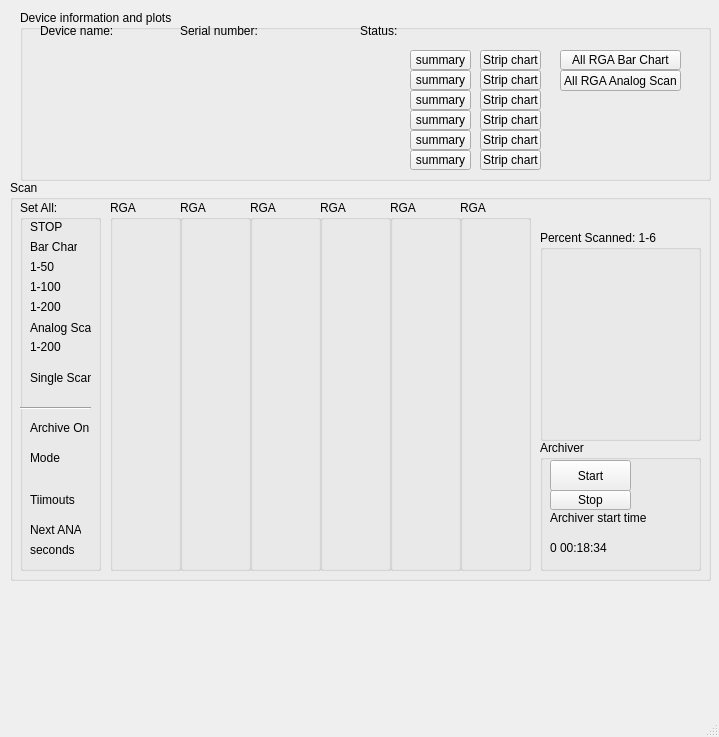
<?xml version="1.0" encoding="UTF-8"?>
<ui version="4.0">
 <class>mainWindow</class>
 <widget class="QMainWindow" name="mainWindow">
  <property name="geometry">
   <rect>
    <x>0</x>
    <y>0</y>
    <width>719</width>
    <height>737</height>
   </rect>
  </property>
  <property name="windowTitle">
   <string>MainWindow</string>
  </property>
  <widget class="QWidget" name="centralwidget">
   <widget class="QGroupBox" name="scan">
    <property name="geometry">
     <rect>
      <x>10</x>
      <y>180</y>
      <width>701</width>
      <height>401</height>
     </rect>
    </property>
    <property name="title">
     <string>Scan</string>
    </property>
    <widget class="QGroupBox" name="Mode">
     <property name="geometry">
      <rect>
       <x>10</x>
       <y>20</y>
       <width>81</width>
       <height>371</height>
      </rect>
     </property>
     <property name="title">
      <string>Set All:</string>
     </property>
     <widget class="QLabel" name="label_3">
      <property name="geometry">
       <rect>
        <x>10</x>
        <y>40</y>
        <width>47</width>
        <height>13</height>
       </rect>
      </property>
      <property name="text">
       <string>Bar Chart</string>
      </property>
     </widget>
     <widget class="QLabel" name="label_6">
      <property name="geometry">
       <rect>
        <x>10</x>
        <y>120</y>
        <width>61</width>
        <height>16</height>
       </rect>
      </property>
      <property name="text">
       <string>Analog Scan</string>
      </property>
     </widget>
     <widget class="QLabel" name="label_4">
      <property name="geometry">
       <rect>
        <x>10</x>
        <y>60</y>
        <width>47</width>
        <height>13</height>
       </rect>
      </property>
      <property name="text">
       <string>1-50</string>
      </property>
     </widget>
     <widget class="QLabel" name="label_5">
      <property name="geometry">
       <rect>
        <x>10</x>
        <y>80</y>
        <width>47</width>
        <height>13</height>
       </rect>
      </property>
      <property name="text">
       <string>1-100</string>
      </property>
     </widget>
     <widget class="QLabel" name="label_8">
      <property name="geometry">
       <rect>
        <x>10</x>
        <y>100</y>
        <width>47</width>
        <height>13</height>
       </rect>
      </property>
      <property name="text">
       <string>1-200</string>
      </property>
     </widget>
     <widget class="QLabel" name="label_10">
      <property name="geometry">
       <rect>
        <x>10</x>
        <y>140</y>
        <width>47</width>
        <height>13</height>
       </rect>
      </property>
      <property name="text">
       <string>1-200</string>
      </property>
     </widget>
     <widget class="QLabel" name="label_11">
      <property name="geometry">
       <rect>
        <x>10</x>
        <y>170</y>
        <width>61</width>
        <height>16</height>
       </rect>
      </property>
      <property name="text">
       <string>Single Scan</string>
      </property>
     </widget>
     <widget class="QLabel" name="label_12">
      <property name="geometry">
       <rect>
        <x>10</x>
        <y>20</y>
        <width>47</width>
        <height>13</height>
       </rect>
      </property>
      <property name="text">
       <string>STOP</string>
      </property>
     </widget>
     <widget class="Line" name="line">
      <property name="geometry">
       <rect>
        <x>0</x>
        <y>200</y>
        <width>71</width>
        <height>16</height>
       </rect>
      </property>
      <property name="orientation">
       <enum>Qt::Horizontal</enum>
      </property>
     </widget>
     <widget class="QLabel" name="archDt_2">
      <property name="geometry">
       <rect>
        <x>10</x>
        <y>220</y>
        <width>61</width>
        <height>16</height>
       </rect>
      </property>
      <property name="text">
       <string>Archive On</string>
      </property>
     </widget>
     <widget class="QLabel" name="label_18">
      <property name="geometry">
       <rect>
        <x>10</x>
        <y>250</y>
        <width>41</width>
        <height>16</height>
       </rect>
      </property>
      <property name="text">
       <string>Mode</string>
      </property>
     </widget>
     <widget class="QLabel" name="label_19">
      <property name="geometry">
       <rect>
        <x>10</x>
        <y>290</y>
        <width>51</width>
        <height>20</height>
       </rect>
      </property>
      <property name="text">
       <string>Tiimouts</string>
      </property>
     </widget>
     <widget class="QLabel" name="label_20">
      <property name="geometry">
       <rect>
        <x>10</x>
        <y>320</y>
        <width>51</width>
        <height>20</height>
       </rect>
      </property>
      <property name="text">
       <string>Next ANA</string>
      </property>
     </widget>
     <widget class="QLabel" name="label_21">
      <property name="geometry">
       <rect>
        <x>10</x>
        <y>340</y>
        <width>51</width>
        <height>20</height>
       </rect>
      </property>
      <property name="text">
       <string>seconds</string>
      </property>
     </widget>
    </widget>
    <widget class="RgaLed" name="box_1">
     <property name="geometry">
      <rect>
       <x>100</x>
       <y>20</y>
       <width>71</width>
       <height>371</height>
      </rect>
     </property>
     <property name="title">
      <string>RGA</string>
     </property>
    </widget>
    <widget class="QGroupBox" name="Archiver">
     <property name="geometry">
      <rect>
       <x>530</x>
       <y>260</y>
       <width>161</width>
       <height>131</height>
      </rect>
     </property>
     <property name="title">
      <string>Archiver</string>
     </property>
     <widget class="QEPushButton" name="archStop">
      <property name="geometry">
       <rect>
        <x>10</x>
        <y>50</y>
        <width>81</width>
        <height>20</height>
       </rect>
      </property>
      <property name="text">
       <string>Stop</string>
      </property>
      <property name="variable" stdset="0">
       <string>$(GRGA):ARCH</string>
      </property>
      <property name="variableSubstitutions" stdset="0">
       <string/>
      </property>
      <property name="altReadbackVariable" stdset="0">
       <string/>
      </property>
      <property name="clickText">
       <string>0</string>
      </property>
      <property name="clickCheckedText">
       <string/>
      </property>
     </widget>
     <widget class="QLabel" name="label_7">
      <property name="geometry">
       <rect>
        <x>10</x>
        <y>70</y>
        <width>101</width>
        <height>16</height>
       </rect>
      </property>
      <property name="text">
       <string>Archiver start time</string>
      </property>
     </widget>
     <widget class="QEPushButton" name="archStart">
      <property name="geometry">
       <rect>
        <x>10</x>
        <y>20</y>
        <width>81</width>
        <height>31</height>
       </rect>
      </property>
      <property name="text">
       <string>Start</string>
      </property>
      <property name="variable" stdset="0">
       <string>$(GRGA):ARCH</string>
      </property>
      <property name="variableSubstitutions" stdset="0">
       <string/>
      </property>
      <property name="altReadbackVariable" stdset="0">
       <string/>
      </property>
      <property name="clickText">
       <string>1</string>
      </property>
      <property name="clickCheckedText">
       <string/>
      </property>
     </widget>
     <widget class="QELabel" name="archDt">
      <property name="geometry">
       <rect>
        <x>10</x>
        <y>100</y>
        <width>131</width>
        <height>16</height>
       </rect>
      </property>
      <property name="variable" stdset="0">
       <string/>
      </property>
      <property name="format" stdset="0">
       <enum>QELabel::Time</enum>
      </property>
      <property name="text">
       <string>0 00:18:34</string>
      </property>
     </widget>
    </widget>
    <widget class="RgaLed" name="box_2">
     <property name="geometry">
      <rect>
       <x>170</x>
       <y>20</y>
       <width>71</width>
       <height>371</height>
      </rect>
     </property>
     <property name="title">
      <string>RGA</string>
     </property>
    </widget>
    <widget class="RgaLed" name="box_3">
     <property name="geometry">
      <rect>
       <x>240</x>
       <y>20</y>
       <width>71</width>
       <height>371</height>
      </rect>
     </property>
     <property name="title">
      <string>RGA</string>
     </property>
    </widget>
    <widget class="RgaLed" name="box_4">
     <property name="geometry">
      <rect>
       <x>310</x>
       <y>20</y>
       <width>71</width>
       <height>371</height>
      </rect>
     </property>
     <property name="title">
      <string>RGA</string>
     </property>
    </widget>
    <widget class="RgaLed" name="box_5">
     <property name="geometry">
      <rect>
       <x>380</x>
       <y>20</y>
       <width>71</width>
       <height>371</height>
      </rect>
     </property>
     <property name="title">
      <string>RGA</string>
     </property>
    </widget>
    <widget class="RgaLed" name="box_6">
     <property name="geometry">
      <rect>
       <x>450</x>
       <y>20</y>
       <width>71</width>
       <height>371</height>
      </rect>
     </property>
     <property name="title">
      <string>RGA</string>
     </property>
    </widget>
   </widget>
   <widget class="QGroupBox" name="percentBox">
    <property name="geometry">
     <rect>
      <x>540</x>
      <y>230</y>
      <width>161</width>
      <height>211</height>
     </rect>
    </property>
    <property name="title">
     <string>Percent Scanned: 1-6</string>
    </property>
    <widget class="QEAnalogProgressBar" name="per1">
     <property name="geometry">
      <rect>
       <x>20</x>
       <y>20</y>
       <width>16</width>
       <height>171</height>
      </rect>
     </property>
     <property name="orientation">
      <enum>QEAnalogIndicator::Bottom_To_Top</enum>
     </property>
     <property name="variable" stdset="0">
      <string>$(RGA1):PERSCANNED</string>
     </property>
    </widget>
    <widget class="QEAnalogProgressBar" name="per2">
     <property name="geometry">
      <rect>
       <x>40</x>
       <y>20</y>
       <width>16</width>
       <height>171</height>
      </rect>
     </property>
     <property name="orientation">
      <enum>QEAnalogIndicator::Bottom_To_Top</enum>
     </property>
     <property name="variable" stdset="0">
      <string>$(RGA2):PERSCANNED</string>
     </property>
    </widget>
    <widget class="QEAnalogProgressBar" name="per3">
     <property name="geometry">
      <rect>
       <x>60</x>
       <y>20</y>
       <width>16</width>
       <height>171</height>
      </rect>
     </property>
     <property name="orientation">
      <enum>QEAnalogIndicator::Bottom_To_Top</enum>
     </property>
     <property name="variable" stdset="0">
      <string>$(RGA3):PERSCANNED</string>
     </property>
    </widget>
    <widget class="QEAnalogProgressBar" name="per4">
     <property name="geometry">
      <rect>
       <x>80</x>
       <y>20</y>
       <width>16</width>
       <height>171</height>
      </rect>
     </property>
     <property name="orientation">
      <enum>QEAnalogIndicator::Bottom_To_Top</enum>
     </property>
     <property name="variable" stdset="0">
      <string>$(RGA4):PERSCANNED</string>
     </property>
    </widget>
    <widget class="QEAnalogProgressBar" name="per5">
     <property name="geometry">
      <rect>
       <x>100</x>
       <y>20</y>
       <width>16</width>
       <height>171</height>
      </rect>
     </property>
     <property name="orientation">
      <enum>QEAnalogIndicator::Bottom_To_Top</enum>
     </property>
     <property name="variable" stdset="0">
      <string>$(RGA5):PERSCANNED</string>
     </property>
    </widget>
    <widget class="QEAnalogProgressBar" name="per6">
     <property name="geometry">
      <rect>
       <x>120</x>
       <y>20</y>
       <width>16</width>
       <height>171</height>
      </rect>
     </property>
     <property name="orientation">
      <enum>QEAnalogIndicator::Bottom_To_Top</enum>
     </property>
     <property name="variable" stdset="0">
      <string>$(RGA6):PERSCANNED</string>
     </property>
    </widget>
    <zorder>per2</zorder>
    <zorder>per3</zorder>
    <zorder>per4</zorder>
    <zorder>per5</zorder>
    <zorder>per1</zorder>
    <zorder>per6</zorder>
   </widget>
   <widget class="QGroupBox" name="IdSerial">
    <property name="geometry">
     <rect>
      <x>20</x>
      <y>10</y>
      <width>691</width>
      <height>171</height>
     </rect>
    </property>
    <property name="title">
     <string>Device information and plots</string>
    </property>
    <widget class="QLabel" name="name1_4">
     <property name="geometry">
      <rect>
       <x>20</x>
       <y>10</y>
       <width>91</width>
       <height>21</height>
      </rect>
     </property>
     <property name="text">
      <string>Device name:</string>
     </property>
    </widget>
    <widget class="QLabel" name="name1_5">
     <property name="geometry">
      <rect>
       <x>160</x>
       <y>10</y>
       <width>91</width>
       <height>21</height>
      </rect>
     </property>
     <property name="text">
      <string>Serial number:</string>
     </property>
    </widget>
    <widget class="QELabel" name="id_1">
     <property name="geometry">
      <rect>
       <x>20</x>
       <y>40</y>
       <width>111</width>
       <height>16</height>
      </rect>
     </property>
     <property name="variable" stdset="0">
      <string>$(MYTEST)</string>
     </property>
    </widget>
    <widget class="QELabel" name="id_2">
     <property name="geometry">
      <rect>
       <x>20</x>
       <y>60</y>
       <width>111</width>
       <height>16</height>
      </rect>
     </property>
    </widget>
    <widget class="QELabel" name="id_3">
     <property name="geometry">
      <rect>
       <x>20</x>
       <y>80</y>
       <width>111</width>
       <height>16</height>
      </rect>
     </property>
    </widget>
    <widget class="QELabel" name="id_4">
     <property name="geometry">
      <rect>
       <x>20</x>
       <y>100</y>
       <width>111</width>
       <height>16</height>
      </rect>
     </property>
    </widget>
    <widget class="QELabel" name="id_5">
     <property name="geometry">
      <rect>
       <x>20</x>
       <y>120</y>
       <width>111</width>
       <height>16</height>
      </rect>
     </property>
    </widget>
    <widget class="QELabel" name="id_6">
     <property name="geometry">
      <rect>
       <x>20</x>
       <y>140</y>
       <width>111</width>
       <height>16</height>
      </rect>
     </property>
    </widget>
    <widget class="QELabel" name="sn_1">
     <property name="geometry">
      <rect>
       <x>160</x>
       <y>40</y>
       <width>101</width>
       <height>16</height>
      </rect>
     </property>
    </widget>
    <widget class="QELabel" name="sn_4">
     <property name="geometry">
      <rect>
       <x>160</x>
       <y>100</y>
       <width>101</width>
       <height>16</height>
      </rect>
     </property>
    </widget>
    <widget class="QELabel" name="sn_6">
     <property name="geometry">
      <rect>
       <x>160</x>
       <y>140</y>
       <width>101</width>
       <height>16</height>
      </rect>
     </property>
    </widget>
    <widget class="QELabel" name="sn_2">
     <property name="geometry">
      <rect>
       <x>160</x>
       <y>60</y>
       <width>101</width>
       <height>16</height>
      </rect>
     </property>
    </widget>
    <widget class="QELabel" name="sn_3">
     <property name="geometry">
      <rect>
       <x>160</x>
       <y>80</y>
       <width>101</width>
       <height>16</height>
      </rect>
     </property>
    </widget>
    <widget class="QEPushButton" name="summary5">
     <property name="geometry">
      <rect>
       <x>390</x>
       <y>120</y>
       <width>61</width>
       <height>20</height>
      </rect>
     </property>
     <property name="text">
      <string>summary</string>
     </property>
     <property name="checkable">
      <bool>false</bool>
     </property>
     <property name="variable" stdset="0">
      <string/>
     </property>
     <property name="variableSubstitutions" stdset="0">
      <string/>
     </property>
     <property name="altReadbackVariable" stdset="0">
      <string/>
     </property>
     <property name="pressText">
      <string>1</string>
     </property>
     <property name="guiFile" stdset="0">
      <string>mv2_main_bar.ui</string>
     </property>
    </widget>
    <widget class="QEPushButton" name="summary1">
     <property name="geometry">
      <rect>
       <x>390</x>
       <y>40</y>
       <width>61</width>
       <height>20</height>
      </rect>
     </property>
     <property name="text">
      <string>summary</string>
     </property>
     <property name="checkable">
      <bool>false</bool>
     </property>
     <property name="variable" stdset="0">
      <string/>
     </property>
     <property name="variableSubstitutions" stdset="0">
      <string/>
     </property>
     <property name="altReadbackVariable" stdset="0">
      <string/>
     </property>
     <property name="pressText">
      <string>1</string>
     </property>
     <property name="guiFile" stdset="0">
      <string>mv2_main_bar.ui</string>
     </property>
    </widget>
    <widget class="QEPushButton" name="summary3">
     <property name="geometry">
      <rect>
       <x>390</x>
       <y>80</y>
       <width>61</width>
       <height>20</height>
      </rect>
     </property>
     <property name="text">
      <string>summary</string>
     </property>
     <property name="checkable">
      <bool>false</bool>
     </property>
     <property name="variable" stdset="0">
      <string/>
     </property>
     <property name="variableSubstitutions" stdset="0">
      <string/>
     </property>
     <property name="altReadbackVariable" stdset="0">
      <string/>
     </property>
     <property name="pressText">
      <string>1</string>
     </property>
     <property name="guiFile" stdset="0">
      <string>mv2_main_bar.ui</string>
     </property>
    </widget>
    <widget class="QEPushButton" name="barstrip6">
     <property name="geometry">
      <rect>
       <x>460</x>
       <y>140</y>
       <width>61</width>
       <height>20</height>
      </rect>
     </property>
     <property name="text">
      <string>Strip chart</string>
     </property>
     <property name="checkable">
      <bool>false</bool>
     </property>
     <property name="variable" stdset="0">
      <string/>
     </property>
     <property name="variableSubstitutions" stdset="0">
      <string/>
     </property>
     <property name="altReadbackVariable" stdset="0">
      <string/>
     </property>
     <property name="pressText">
      <string>1</string>
     </property>
     <property name="guiFile" stdset="0">
      <string>mv2_main_bar.ui</string>
     </property>
    </widget>
    <widget class="QEPushButton" name="barstrip2">
     <property name="geometry">
      <rect>
       <x>460</x>
       <y>60</y>
       <width>61</width>
       <height>20</height>
      </rect>
     </property>
     <property name="text">
      <string>Strip chart</string>
     </property>
     <property name="checkable">
      <bool>false</bool>
     </property>
     <property name="variable" stdset="0">
      <string/>
     </property>
     <property name="variableSubstitutions" stdset="0">
      <string/>
     </property>
     <property name="altReadbackVariable" stdset="0">
      <string/>
     </property>
     <property name="pressText">
      <string>1</string>
     </property>
     <property name="guiFile" stdset="0">
      <string>mv2_main_bar.ui</string>
     </property>
    </widget>
    <widget class="QEPushButton" name="barstrip4">
     <property name="geometry">
      <rect>
       <x>460</x>
       <y>100</y>
       <width>61</width>
       <height>20</height>
      </rect>
     </property>
     <property name="text">
      <string>Strip chart</string>
     </property>
     <property name="checkable">
      <bool>false</bool>
     </property>
     <property name="variable" stdset="0">
      <string/>
     </property>
     <property name="variableSubstitutions" stdset="0">
      <string/>
     </property>
     <property name="altReadbackVariable" stdset="0">
      <string/>
     </property>
     <property name="pressText">
      <string>1</string>
     </property>
     <property name="guiFile" stdset="0">
      <string>mv2_main_bar.ui</string>
     </property>
    </widget>
    <widget class="QEPushButton" name="summary4">
     <property name="geometry">
      <rect>
       <x>390</x>
       <y>100</y>
       <width>61</width>
       <height>20</height>
      </rect>
     </property>
     <property name="text">
      <string>summary</string>
     </property>
     <property name="checkable">
      <bool>false</bool>
     </property>
     <property name="variable" stdset="0">
      <string/>
     </property>
     <property name="variableSubstitutions" stdset="0">
      <string/>
     </property>
     <property name="altReadbackVariable" stdset="0">
      <string/>
     </property>
     <property name="pressText">
      <string>1</string>
     </property>
     <property name="guiFile" stdset="0">
      <string>mv2_main_bar.ui</string>
     </property>
    </widget>
    <widget class="QEPushButton" name="summary6">
     <property name="geometry">
      <rect>
       <x>390</x>
       <y>140</y>
       <width>61</width>
       <height>20</height>
      </rect>
     </property>
     <property name="text">
      <string>summary</string>
     </property>
     <property name="checkable">
      <bool>false</bool>
     </property>
     <property name="variable" stdset="0">
      <string/>
     </property>
     <property name="variableSubstitutions" stdset="0">
      <string/>
     </property>
     <property name="altReadbackVariable" stdset="0">
      <string/>
     </property>
     <property name="pressText">
      <string>1</string>
     </property>
     <property name="guiFile" stdset="0">
      <string>mv2_main_bar.ui</string>
     </property>
    </widget>
    <widget class="QEPushButton" name="barstrip3">
     <property name="geometry">
      <rect>
       <x>460</x>
       <y>80</y>
       <width>61</width>
       <height>20</height>
      </rect>
     </property>
     <property name="text">
      <string>Strip chart</string>
     </property>
     <property name="checkable">
      <bool>false</bool>
     </property>
     <property name="variable" stdset="0">
      <string/>
     </property>
     <property name="variableSubstitutions" stdset="0">
      <string/>
     </property>
     <property name="altReadbackVariable" stdset="0">
      <string/>
     </property>
     <property name="pressText">
      <string>1</string>
     </property>
     <property name="guiFile" stdset="0">
      <string>mv2_main_bar.ui</string>
     </property>
    </widget>
    <widget class="QEPushButton" name="barstrip5">
     <property name="geometry">
      <rect>
       <x>460</x>
       <y>120</y>
       <width>61</width>
       <height>20</height>
      </rect>
     </property>
     <property name="text">
      <string>Strip chart</string>
     </property>
     <property name="checkable">
      <bool>false</bool>
     </property>
     <property name="variable" stdset="0">
      <string/>
     </property>
     <property name="variableSubstitutions" stdset="0">
      <string/>
     </property>
     <property name="altReadbackVariable" stdset="0">
      <string/>
     </property>
     <property name="pressText">
      <string>1</string>
     </property>
     <property name="guiFile" stdset="0">
      <string>mv2_main_bar.ui</string>
     </property>
    </widget>
    <widget class="QEPushButton" name="barscan">
     <property name="geometry">
      <rect>
       <x>540</x>
       <y>40</y>
       <width>121</width>
       <height>20</height>
      </rect>
     </property>
     <property name="text">
      <string>All RGA Bar Chart</string>
     </property>
     <property name="checkable">
      <bool>false</bool>
     </property>
     <property name="variable" stdset="0">
      <string/>
     </property>
     <property name="altReadbackVariable" stdset="0">
      <string/>
     </property>
     <property name="pressText">
      <string>1</string>
     </property>
     <property name="guiFile" stdset="0">
      <string>barchart.ui</string>
     </property>
    </widget>
    <widget class="QEPushButton" name="anascan">
     <property name="geometry">
      <rect>
       <x>540</x>
       <y>60</y>
       <width>121</width>
       <height>21</height>
      </rect>
     </property>
     <property name="text">
      <string>All RGA Analog Scan</string>
     </property>
     <property name="checkable">
      <bool>false</bool>
     </property>
     <property name="variable" stdset="0">
      <string/>
     </property>
     <property name="altReadbackVariable" stdset="0">
      <string/>
     </property>
     <property name="pressText">
      <string>1</string>
     </property>
     <property name="guiFile" stdset="0">
      <string>barchart_ana.ui</string>
     </property>
    </widget>
    <widget class="QEPushButton" name="barstrip1">
     <property name="geometry">
      <rect>
       <x>460</x>
       <y>40</y>
       <width>61</width>
       <height>20</height>
      </rect>
     </property>
     <property name="text">
      <string>Strip chart</string>
     </property>
     <property name="checkable">
      <bool>false</bool>
     </property>
     <property name="variable" stdset="0">
      <string/>
     </property>
     <property name="variableSubstitutions" stdset="0">
      <string/>
     </property>
     <property name="altReadbackVariable" stdset="0">
      <string/>
     </property>
     <property name="pressText">
      <string>1</string>
     </property>
     <property name="guiFile" stdset="0">
      <string>mv2_main_bar.ui</string>
     </property>
    </widget>
    <widget class="QEPushButton" name="summary2">
     <property name="geometry">
      <rect>
       <x>390</x>
       <y>60</y>
       <width>61</width>
       <height>20</height>
      </rect>
     </property>
     <property name="text">
      <string>summary</string>
     </property>
     <property name="checkable">
      <bool>false</bool>
     </property>
     <property name="variable" stdset="0">
      <string/>
     </property>
     <property name="variableSubstitutions" stdset="0">
      <string/>
     </property>
     <property name="altReadbackVariable" stdset="0">
      <string/>
     </property>
     <property name="pressText">
      <string>1</string>
     </property>
     <property name="guiFile" stdset="0">
      <string>mv2_main_bar.ui</string>
     </property>
    </widget>
    <widget class="QLabel" name="name1_7">
     <property name="geometry">
      <rect>
       <x>340</x>
       <y>10</y>
       <width>41</width>
       <height>21</height>
      </rect>
     </property>
     <property name="text">
      <string>Status:</string>
     </property>
    </widget>
    <widget class="QELabel" name="sn_5">
     <property name="geometry">
      <rect>
       <x>160</x>
       <y>120</y>
       <width>101</width>
       <height>16</height>
      </rect>
     </property>
    </widget>
    <widget class="QEBitStatus" name="IMG_2">
     <property name="geometry">
      <rect>
       <x>350</x>
       <y>60</y>
       <width>21</width>
       <height>16</height>
      </rect>
     </property>
     <property name="numberOfBits">
      <number>1</number>
     </property>
     <property name="shape">
      <enum>QBitStatus::Circle</enum>
     </property>
     <property name="invalidColour">
      <color>
       <red>255</red>
       <green>0</green>
       <blue>0</blue>
      </color>
     </property>
     <property name="onColour">
      <color>
       <red>255</red>
       <green>0</green>
       <blue>0</blue>
      </color>
     </property>
     <property name="offColour">
      <color>
       <red>0</red>
       <green>255</green>
       <blue>0</blue>
      </color>
     </property>
     <property name="variable" stdset="0">
      <string>$(RGA1):ILK</string>
     </property>
    </widget>
    <widget class="QEBitStatus" name="IMG_3">
     <property name="geometry">
      <rect>
       <x>350</x>
       <y>80</y>
       <width>21</width>
       <height>16</height>
      </rect>
     </property>
     <property name="numberOfBits">
      <number>1</number>
     </property>
     <property name="shape">
      <enum>QBitStatus::Circle</enum>
     </property>
     <property name="invalidColour">
      <color>
       <red>255</red>
       <green>0</green>
       <blue>0</blue>
      </color>
     </property>
     <property name="onColour">
      <color>
       <red>255</red>
       <green>0</green>
       <blue>0</blue>
      </color>
     </property>
     <property name="offColour">
      <color>
       <red>0</red>
       <green>255</green>
       <blue>0</blue>
      </color>
     </property>
     <property name="variable" stdset="0">
      <string>$(RGA1):ILK</string>
     </property>
    </widget>
    <widget class="QEBitStatus" name="IMG_4">
     <property name="geometry">
      <rect>
       <x>350</x>
       <y>100</y>
       <width>21</width>
       <height>16</height>
      </rect>
     </property>
     <property name="numberOfBits">
      <number>1</number>
     </property>
     <property name="shape">
      <enum>QBitStatus::Circle</enum>
     </property>
     <property name="invalidColour">
      <color>
       <red>255</red>
       <green>0</green>
       <blue>0</blue>
      </color>
     </property>
     <property name="onColour">
      <color>
       <red>255</red>
       <green>0</green>
       <blue>0</blue>
      </color>
     </property>
     <property name="offColour">
      <color>
       <red>0</red>
       <green>255</green>
       <blue>0</blue>
      </color>
     </property>
     <property name="variable" stdset="0">
      <string>$(RGA1):ILK</string>
     </property>
    </widget>
    <widget class="QEBitStatus" name="IMG_5">
     <property name="geometry">
      <rect>
       <x>350</x>
       <y>120</y>
       <width>21</width>
       <height>16</height>
      </rect>
     </property>
     <property name="numberOfBits">
      <number>1</number>
     </property>
     <property name="shape">
      <enum>QBitStatus::Circle</enum>
     </property>
     <property name="invalidColour">
      <color>
       <red>255</red>
       <green>0</green>
       <blue>0</blue>
      </color>
     </property>
     <property name="onColour">
      <color>
       <red>255</red>
       <green>0</green>
       <blue>0</blue>
      </color>
     </property>
     <property name="offColour">
      <color>
       <red>0</red>
       <green>255</green>
       <blue>0</blue>
      </color>
     </property>
     <property name="variable" stdset="0">
      <string>$(RGA1):ILK</string>
     </property>
    </widget>
    <widget class="QEBitStatus" name="IMG_6">
     <property name="geometry">
      <rect>
       <x>350</x>
       <y>140</y>
       <width>21</width>
       <height>16</height>
      </rect>
     </property>
     <property name="numberOfBits">
      <number>1</number>
     </property>
     <property name="shape">
      <enum>QBitStatus::Circle</enum>
     </property>
     <property name="invalidColour">
      <color>
       <red>255</red>
       <green>0</green>
       <blue>0</blue>
      </color>
     </property>
     <property name="onColour">
      <color>
       <red>255</red>
       <green>0</green>
       <blue>0</blue>
      </color>
     </property>
     <property name="offColour">
      <color>
       <red>0</red>
       <green>255</green>
       <blue>0</blue>
      </color>
     </property>
     <property name="variable" stdset="0">
      <string>$(RGA1):ILK</string>
     </property>
    </widget>
    <widget class="QEBitStatus" name="IMG_1">
     <property name="geometry">
      <rect>
       <x>350</x>
       <y>40</y>
       <width>21</width>
       <height>16</height>
      </rect>
     </property>
     <property name="numberOfBits">
      <number>1</number>
     </property>
     <property name="shape">
      <enum>QBitStatus::Circle</enum>
     </property>
     <property name="invalidColour">
      <color>
       <red>255</red>
       <green>0</green>
       <blue>0</blue>
      </color>
     </property>
     <property name="onColour">
      <color>
       <red>255</red>
       <green>0</green>
       <blue>0</blue>
      </color>
     </property>
     <property name="offColour">
      <color>
       <red>0</red>
       <green>255</green>
       <blue>0</blue>
      </color>
     </property>
     <property name="variable" stdset="0">
      <string>$(RGA1):ILK</string>
     </property>
    </widget>
   </widget>
  </widget>
  <widget class="QMenuBar" name="menubar">
   <property name="geometry">
    <rect>
     <x>0</x>
     <y>0</y>
     <width>719</width>
     <height>21</height>
    </rect>
   </property>
  </widget>
  <widget class="QStatusBar" name="statusbar"/>
 </widget>
 <customwidgets>
  <customwidget>
   <class>QEAnalogProgressBar</class>
   <extends>QEAnalogIndicator</extends>
   <header>QEAnalogProgressBar.h</header>
  </customwidget>
  <customwidget>
   <class>QEBitStatus</class>
   <extends>QBitStatus</extends>
   <header>QEBitStatus.h</header>
  </customwidget>
  <customwidget>
   <class>QELabel</class>
   <extends>QLabel</extends>
   <header>QELabel.h</header>
  </customwidget>
  <customwidget>
   <class>QEPushButton</class>
   <extends>QPushButton</extends>
   <header>QEPushButton.h</header>
  </customwidget>
  <customwidget>
   <class>QEAnalogIndicator</class>
   <extends>QWidget</extends>
   <header>QEAnalogIndicator.h</header>
  </customwidget>
  <customwidget>
   <class>QBitStatus</class>
   <extends>QWidget</extends>
   <header>QBitStatus.h</header>
  </customwidget>
  <customwidget>
   <class>RgaLed</class>
   <extends>QGroupBox</extends>
   <header>RgaLed.h</header>
   <container>1</container>
  </customwidget>
 </customwidgets>
 <resources/>
 <connections/>
</ui>
